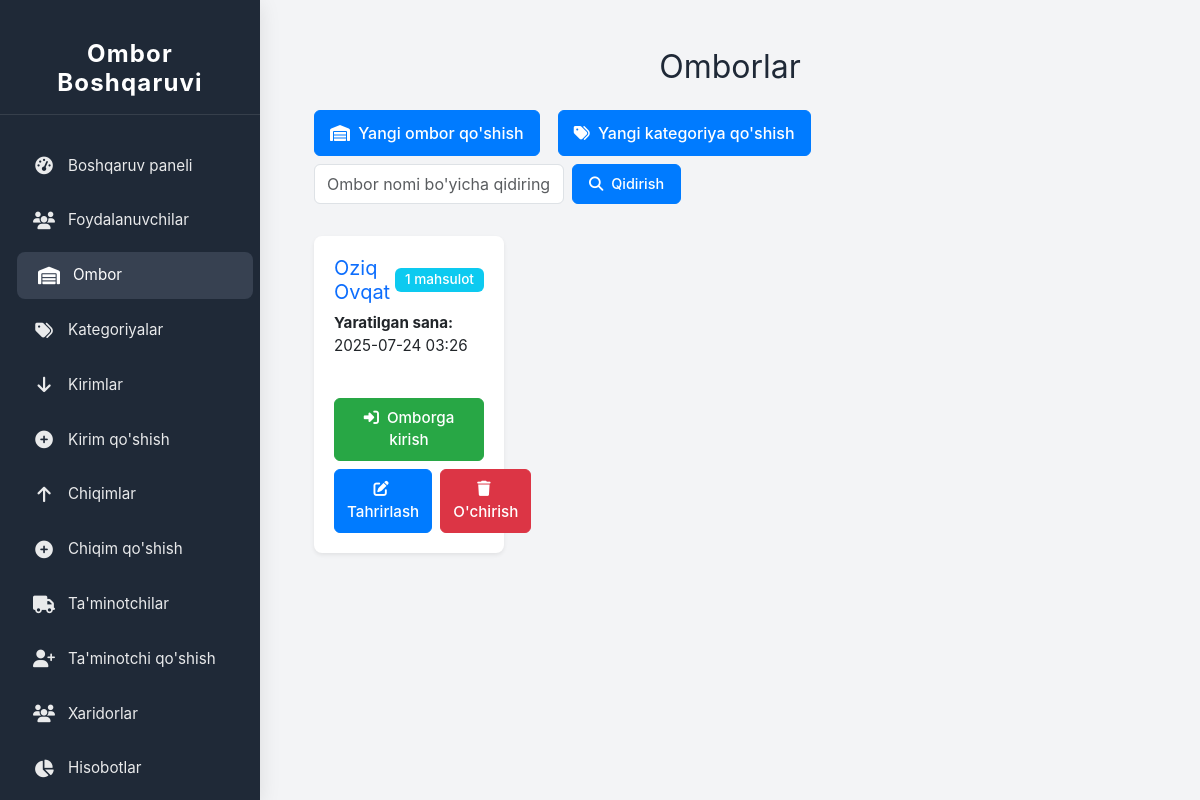
/inventory/warehouses/ (signed in), run on the app's committed database.
### inventory/models.py (models this page shows, shortened)
class Warehouse(models.Model):
    name = models.CharField(max_length=100, unique=True, verbose_name="Ombor nomi")
    address = models.TextField(blank=True, null=True, verbose_name="Manzil")
    created_at = models.DateTimeField(default=timezone.now, verbose_name="Yaratilgan vaqt")
    created_by = models.ForeignKey(User, on_delete=models.SET_NULL, null=True, verbose_name="Yaratdi")
    class Meta:
        verbose_name = "Ombor"
        verbose_name_plural = "Omborlar"

### inventory/views.py (the view)
# urls.py: path('warehouses/', views.ombor_list, name='warehouse_list'),
@login_required
def ombor_list(request):
    query = request.GET.get('q')
    warehouses = Warehouse.objects.all().order_by('name')
    warehouses = apply_search_filter(warehouses, query, ['name'])
    warehouse_list = [{
        'warehouse': warehouse,
        'product_count': Product.objects.filter(warehouse=warehouse).count(),
    } for warehouse in warehouses]
    page_obj = get_paginated_data(request, warehouse_list)
    return render(request, 'inventory/ombor_list.html', {
        'page_obj': page_obj,
        'query': query,
    })

### inventory/views.py (called while the page is built)
def get_paginated_data(request, queryset, per_page=10):
    paginator = Paginator(queryset, per_page)
    page_number = request.GET.get('page')
    return paginator.get_page(page_number)

def apply_search_filter(queryset, query, fields):
    if query:
        q_objects = Q()
        for field in fields:
            q_objects |= Q(**{f"{field}__icontains": query})
        return queryset.filter(q_objects)
    return queryset

### templates/inventory/ombor_list.html (shortened to what this page needs)
{% extends "index.html" %}
{% block content %}
<div class="container-fluid py-4 animate-fade-in">
    <h2 class="mb-4 text-center animate-slide-down">Omborlar</h2>
    <div class="d-flex justify-content-between align-items-center mb-4 flex-wrap animate-slide-down">
        <div class="mb-2 action-buttons">
            <a href="#" class="btn btn-primary me-2 btn-hover-scale" data-bs-toggle="modal" data-bs-target="#warehouseModal" onclick="openWarehouseModal('Yangi ombor qo\'shish')">
                <i class="fas fa-warehouse me-1"></i> Yangi ombor qo'shish
            </a>
            <a href="{% url 'category_create' %}" class="btn btn-primary me-2 btn-hover-scale">
                <i class="fas fa-tags me-1"></i> Yangi kategoriya qo'shish
            </a>
        </div>
        <div class="search-form d-flex align-items-center mb-2">
            <form method="get" id="search-form" class="d-flex animate-slide-left w-100">
                <input type="text" name="q" placeholder="Ombor nomi bo'yicha qidiring" value="{{ query|default:'' }}"
                       class="form-control me-2 search-input" style="width: 250px;">
                <button type="submit" class="btn btn-primary btn-hover-scale">
                    <i class="fas fa-search me-1"></i> Qidirish
                </button>
            </form>
        </div>
    </div>
    <div class="row row-cols-1 row-cols-sm-2 row-cols-md-3 row-cols-lg-4 g-4 animate-fade-in" id="warehouse-list">
        {% if page_obj %}
            {% for item in page_obj %}
            <div class="col" data-warehouse-id="{{ item.warehouse.id|default:0 }}">
                <div class="card h-100 shadow-sm border-0 card-hover">
                    <div class="card-body d-flex flex-column">
                        <h5 class="card-title d-flex justify-content-between align-items-center mb-2">
                            <a href="{% url 'warehouse_detail' item.warehouse.id|default:0 %}" class="text-decoration-none text-primary">
                                {{ item.warehouse.name|default:"Noma'lum ombor" }}
                            </a>
                            <span class="badge bg-info text-white">{{ item.product_count|default:0 }} mahsulot</span>
                        </h5>
                        <p class="card-text mb-3 flex-grow-1"><strong>Yaratilgan sana:</strong> {{ item.warehouse.created_at|date:"Y-m-d H:i"|default:"Noma'lum" }}</p>
                        <div class="d-flex justify-content-between mt-auto flex-wrap gap-2">
                            <a href="{% url 'warehouse_detail' item.warehouse.id|default:0 %}" class="btn btn-success btn-sm btn-hover-scale">
                                <i class="fas fa-sign-in-alt me-1"></i> Omborga kirish
                            </a>
                            <div class="d-flex gap-2">
                                <a href="#" class="btn btn-primary btn-sm edit-warehouse-btn btn-hover-scale"
                                   data-warehouse-id="{{ item.warehouse.id|default:0 }}" data-bs-toggle="modal" data-bs-target="#warehouseModal">
                                    <i class="fas fa-edit me-1"></i> Tahrirlash
                                </a>
                                <a href="#" class="btn btn-danger btn-sm delete-warehouse-btn btn-hover-scale"
                                   data-warehouse-id="{{ item.warehouse.id|default:0 }}">
                                    <i class="fas fa-trash me-1"></i> O'chirish
                                </a>
                            </div>
                        </div>
                    </div>
                </div>
            </div>
            {% empty %}
            <div class="col-12 text-center animate-fade-in">
                <div class="alert alert-info">Bu sahifada omborlar topilmadi.</div>
            </div>
            {% endfor %}
        {% else %}
            <div class="col-12 text-center animate-fade-in">
                <div class="alert alert-info">Omborlar topilmadi yoki ma'lumotlar yuklanmadi.</div>
            </div>
        {% endif %}
    </div>
</div>
{% endblock %}

### templates/index.html (style rules this page uses)
:root { --primary-color: #3b82f6; --primary-dark: #2563eb; --text-color: #1f2937; --sidebar-bg: #1f2937; --sidebar-hover: #374151; --success-color: #22c55e; --danger-color: #ef4444; --warning-color: #f59e0b; --bg-light: #f3f4f6; }
body { font-family: 'Inter', 'Segoe UI', Tahoma, Geneva, Verdana, sans-serif; background-color: var(--bg-light); color: var(--text-color); min-height: 100vh; overflow-x: hidden; }
.card { border: none; border-radius: 0.75rem; box-shadow: 0 2px 10px rgba(0, 0, 0, 0.05); margin-bottom: 1.5rem; }
.btn { padding: 0.5rem 1rem; border-radius: 0.375rem; font-size: 0.9rem; font-weight: 500; transition: all 0.2s ease; }
.btn-primary { background-color: var(--primary-color); border-color: var(--primary-color); }
.btn-success { background-color: var(--success-color); border-color: var(--success-color); }
.btn-danger { background-color: var(--danger-color); border-color: var(--danger-color); }
.badge { padding: 0.4rem 0.75rem; border-radius: 0.375rem; font-size: 0.85rem; font-weight: 500; }

### templates/inventory/ombor_list.html (style rules this page uses)
.animate__animated { --animate-duration: 0.5s; }
.card-hover { transition: all 0.3s ease; transform: translateY(0); border-radius: 8px; }
.btn-hover-scale { transition: all 0.2s ease; }
.search-input { transition: all 0.5s ease; }
.badge { font-size: 0.85rem; padding: 5px 10px; }
.btn-success { background-color: #28a745; border-color: #28a745; }
.btn-primary { background-color: #007bff; border-color: #007bff; }
.btn-danger { background-color: #dc3545; border-color: #dc3545; }
@media (min-width: 768px) { .container-fluid { padding: 30px; } }
@media (min-width: 768px) { h2 { font-size: 2rem; } }
@media (min-width: 768px) { .action-buttons { display: flex; gap: 10px; } }
@media (min-width: 768px) { .action-buttons .btn { font-size: 1rem; padding: 10px 15px; } }
@media (min-width: 768px) { .search-form { width: auto; } }
@media (min-width: 768px) { .search-input { width: 250px !important; } }
@media (min-width: 768px) { .card-title { font-size: 1.25rem; } }
@media (min-width: 768px) { .badge { font-size: 0.85rem; } }
@media (min-width: 768px) { .card-text { font-size: 0.95rem; } }
@media (min-width: 768px) { .card-body { padding: 20px; } }
@media (min-width: 768px) { .btn-sm { font-size: 0.95rem; padding: 8px 12px; } }
@media (min-width: 992px) { .row-cols-lg-4 > .col { flex: 0 0 25%; max-width: 25%; } }

### data on the page
Warehouse: warehouse.name "Oziq Ovqat", product_count "1", warehouse.created_at "2025-07-24 03:26"
